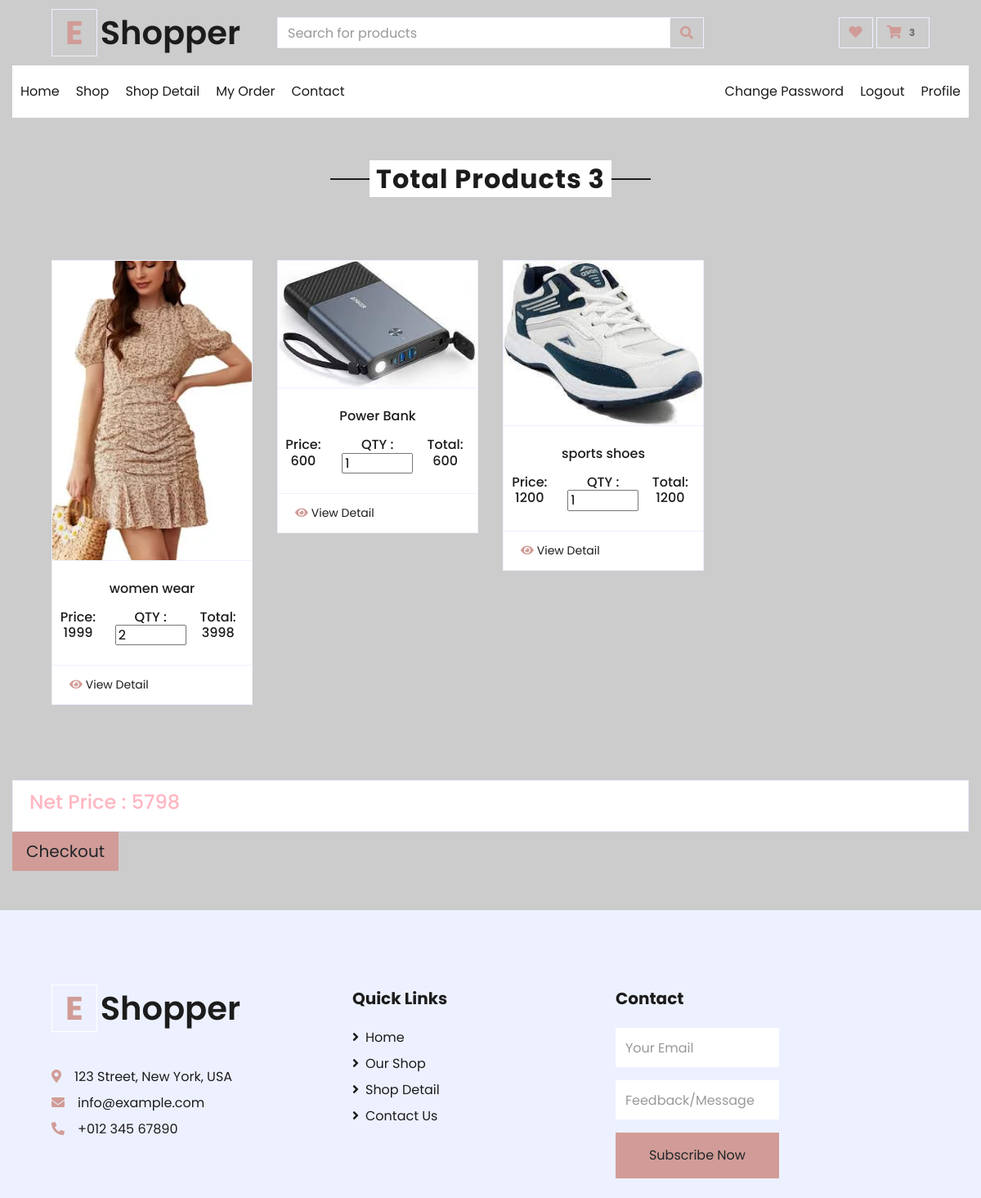
/cart/ (signed in), run on an earlier commit of the app's database.
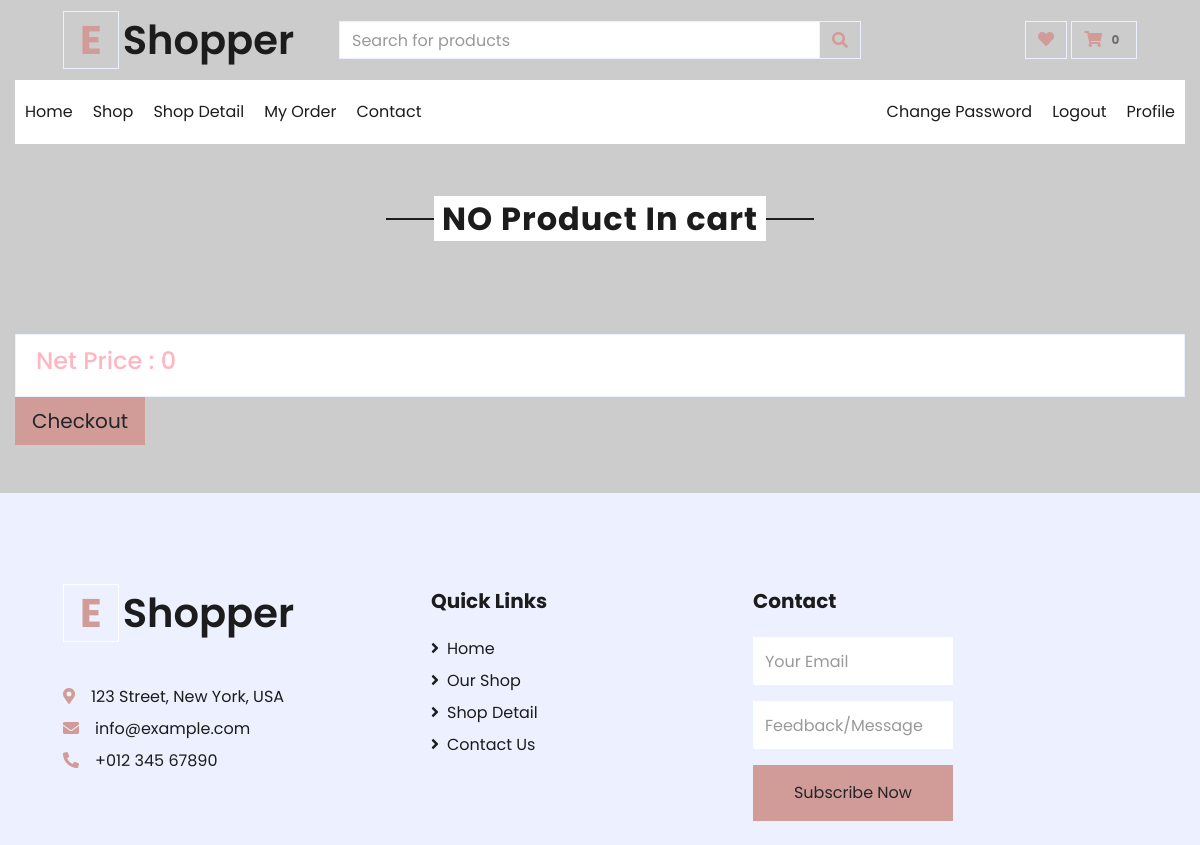
And on a later commit of the database.
### app/models.py (models this page shows, shortened)
class Cart(models.Model):
    user=models.ForeignKey(User,on_delete=models.CASCADE)
    product=models.ForeignKey(Product,on_delete=models.CASCADE)
    product_price=models.PositiveIntegerField()
    product_qty=models.PositiveIntegerField(default=1)
    total_price=models.PositiveIntegerField()
    payment_status=models.BooleanField(default=False)

class Product(models.Model):
    seller=models.ForeignKey(User,on_delete=models.CASCADE)
    choice1=(
        ("Men","Men"),
        ("Women","Women"),
        ("Kids","kids"),
        ("Accessories","Accessories"),
        ("Shoes","Shoes"),
        ("Goggles","Goggles"),
        ("Makeup","Makeup"),
        ("Furniture","Sandals"),
        ("Party Bulb","Party Bulb"),
        ("Kitchen tools","Kitchen tools"),
        )
    product_category=models.CharField(max_length=100,choices=choice1)
    product_name=models.CharField(max_length=100)
    product_price=models.PositiveIntegerField()
    product_desc=models.TextField()
    product_image=models.ImageField(upload_to="product_image",default="")

### app/views.py (the view)
# urls.py: path('cart/',views.cart,name='cart'),
def cart(request):
    net_price=0
    user=User.objects.get(email=request.session['email'])
    cart=Cart.objects.filter(user=user,payment_status=False)
    request.session['cart_count']=len(cart)
    for i in cart:
        net_price=net_price+i.total_price
    return render(request,"cart.html",{'cart':cart,'net_price':net_price})

### app/templates/cart.html (shortened to what this page needs)
{% extends 'header.html' %}
{% load static %}
{% block content %}
<!DOCTYPE html>
<html lang="en">
<head>
</head>
<body>
    <div class="container-fluid pt-5">
        <div class="text-center mb-4">
            {% if cart %}
            <h2 class="section-title px-5"><span class="px-2">Total Products {{cart.count}}</span></h2>
            {% else %}
            <h2 class="section-title px-5"><span class="px-2">NO Product In cart</span></h2>
            {% endif %}
        </div>
         <br><br>
        <div class="row px-xl-5 pb-3">
            {%for i in cart %}
            <div class="col-lg-3 col-md-6 col-sm-12 pb-1">
                <div class="card product-item border-0 mb-4">
                    <div class="card-header product-img position-relative overflow-hidden bg-transparent border p-0">
                        <img src="{{i.product.product_image.url}}" class="img-fluid w-100"  alt="{{i.product.product_name}}" >
                    </div>
                    <div class="card-body border-left border-right text-center p-0 pt-4 pb-3">
                        <h6 class="text-truncate mb-3">{{i.product.product_name}}</h6>
                        <div class="d-flex justify-content-center">
                            <h6>Price: {{i.product.product_price}}</h6><h6 class="text-muted ml-2"><del></del></h6><br>
                            <form name="qty" method="post" action="{% url 'change-qty' %}">
                                <h6>QTY : <input type="number" name=product_qty value="{{i.product_qty}}" min="1" max="10" onchange="this.form.submit();"> </h6>
                            </form> <br>
                            <h6>Total: {{i.total_price}}</h6><h6 class="text-muted ml-2"><del></del></h6>
                        </div>
                    </div>
                    <div class="card-footer d-flex justify-content-between bg-light border">
                        <a href="{% url 'view-detail' pk=i.product.pk %}" class="btn btn-sm text-dark p-0"><i class="fas fa-eye text-primary mr-1"></i>View Detail</a>
                    </div>
                </div>
                <br><br>
            </div>
            {%endfor%}
        </div>
        <div class="card-footer d-flex justify-content-between bg-light border">
        <h4 style="color: 	lightpink">Net Price : {{net_price}}</h4>
        </div>
        <form method="post">
            <button type="button" class="btn btn-lg btn-primary" id="checkout-button">Checkout</button>
        </form>
    </div>
</body>
</html>
{% endblock %}

What changed in the data, as far as the page shows it:
removed Cart: product.product_image (picture), product.product_name "women wear", product.product_price "1999", product_qty "2", total_price "3998"
removed Cart: product.product_image (picture), product.product_name "Power Bank", product.product_price "600", product_qty "1", total_price "600"
removed Cart: product.product_image (picture), product.product_name "sports shoes", product.product_price "1200", product_qty "1", total_price "1200"
Also different on the page:
{{ request.session.cart_count }}: "3" → "0"
{{ net_price }}: "5798" → "0"
{{ cart.count }}: "3" → (not shown)
text no longer shown: "Total Products"
text now shown: "NO Product In cart"
